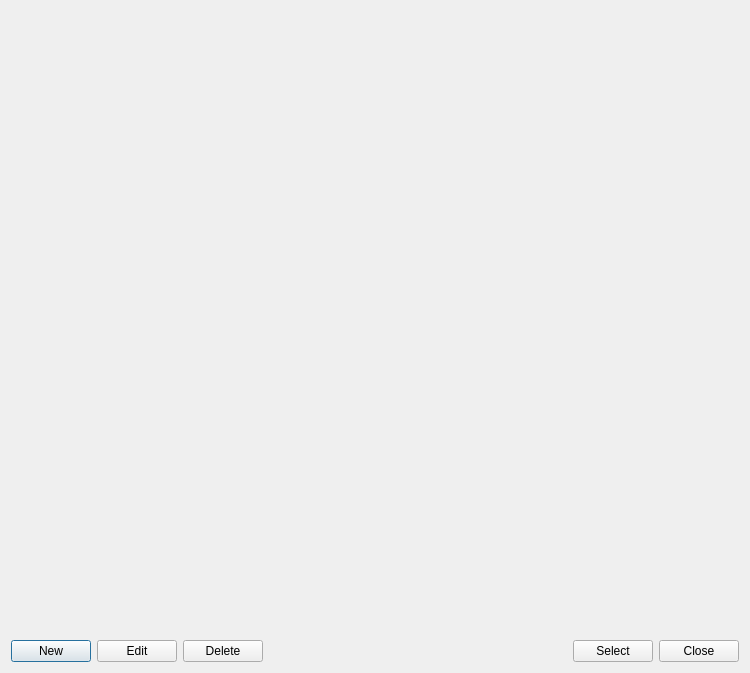
<?xml version="1.0" encoding="UTF-8"?>
<ui version="4.0">
 <class>SvZonesListDialog</class>
 <widget class="QDialog" name="SvZonesListDialog">
  <property name="geometry">
   <rect>
    <x>0</x>
    <y>0</y>
    <width>750</width>
    <height>673</height>
   </rect>
  </property>
  <property name="windowTitle">
   <string>Dialog</string>
  </property>
  <layout class="QVBoxLayout" name="verticalLayout">
   <item>
    <widget class="QWidget" name="widget" native="true">
     <property name="sizePolicy">
      <sizepolicy hsizetype="Preferred" vsizetype="Expanding">
       <horstretch>0</horstretch>
       <verstretch>0</verstretch>
      </sizepolicy>
     </property>
     <layout class="QVBoxLayout" name="verticalLayout_3">
      <property name="leftMargin">
       <number>2</number>
      </property>
      <property name="topMargin">
       <number>2</number>
      </property>
      <property name="rightMargin">
       <number>2</number>
      </property>
      <property name="bottomMargin">
       <number>2</number>
      </property>
      <item>
       <layout class="QVBoxLayout" name="vlay"/>
      </item>
     </layout>
    </widget>
   </item>
   <item>
    <layout class="QHBoxLayout" name="layoutButtons">
     <item>
      <widget class="QPushButton" name="bnNewZone">
       <property name="text">
        <string>New</string>
       </property>
      </widget>
     </item>
     <item>
      <widget class="QPushButton" name="bnEditZone">
       <property name="text">
        <string>Edit</string>
       </property>
      </widget>
     </item>
     <item>
      <widget class="QPushButton" name="bnDeleteZone">
       <property name="text">
        <string>Delete</string>
       </property>
      </widget>
     </item>
     <item>
      <spacer name="horizontalSpacer">
       <property name="orientation">
        <enum>Qt::Horizontal</enum>
       </property>
       <property name="sizeHint" stdset="0">
        <size>
         <width>40</width>
         <height>20</height>
        </size>
       </property>
      </spacer>
     </item>
     <item>
      <widget class="QPushButton" name="bnSelect">
       <property name="text">
        <string>Select</string>
       </property>
      </widget>
     </item>
     <item>
      <widget class="QPushButton" name="bnClose">
       <property name="text">
        <string>Close</string>
       </property>
      </widget>
     </item>
    </layout>
   </item>
  </layout>
 </widget>
 <resources/>
 <connections/>
</ui>
